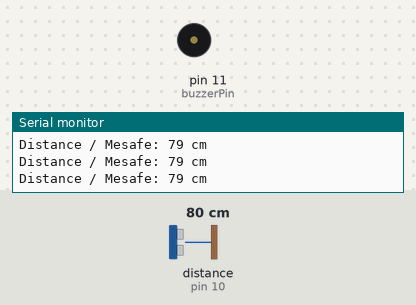
Bench run of a sketch on a simulated Arduino Uno, built with avr-gcc and run on an emulated ATmega328P. Shown: buzzer (waves = sounding), the last lines printed to the serial monitor. Wiring (inferred from the names in the program): ultrasonic range finder: trigger pin 9; echo pin 10. Inputs (shaded band) come from the test bench; at power-on: distance to the obstacle (sensor on pin 10) 80 cm. The echo pulse lasts 58.3 µs per cm.

Above: at 1.2 s.
1.3 s: distance to the obstacle (sensor on pin 10) set to 18 cm
At 2.5 s:
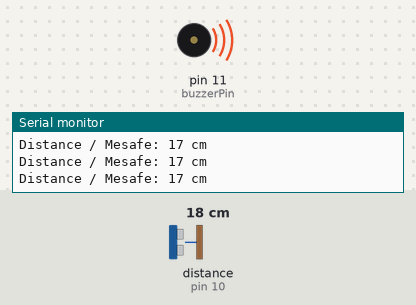
2.8 s: distance to the obstacle (sensor on pin 10) set to 8 cm
At 3.4 s:
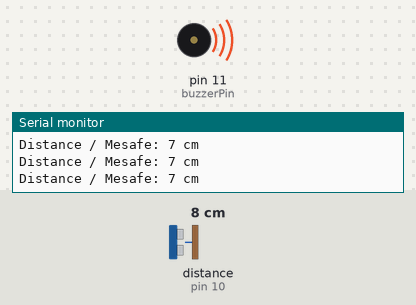
4.3 s: distance to the obstacle (sensor on pin 10) set to 5 cm
At 4.8 s:
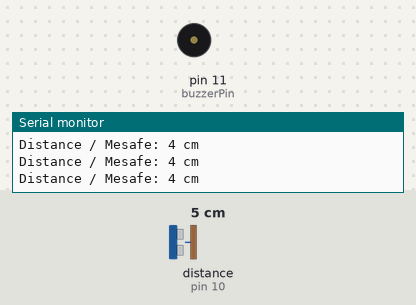
Timing chart, 0 to 7.3 s (numbered marks = the images above; inputs shaded):
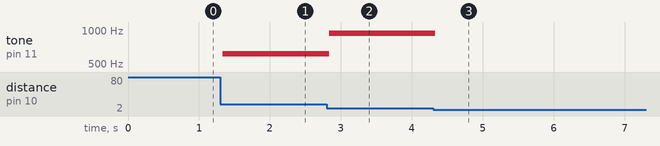

The sketch:

ThereminWithArduino.ino
```cpp
// --- Pin Definitions / Pin Tanımlamaları ---
const int trigPin = 9;    // Trig pin to trigger the sound wave / Ses dalgasını tetiklemek için Trig pini
const int echoPin = 10;   // Echo pin to receive the reflected wave / Yansıyan dalgayı almak için Echo pini
const int buzzerPin = 11; // Pin connected to the buzzer / Buzzer'ın bağlı olduğu pin

long duration; // Variable to store travel time of the wave / Dalganın gidiş-dönüş süresi için değişken
int distance;  // Variable to store calculated distance / Hesaplanan mesafe için değişken
int toneFreq;  // Variable for the frequency of the sound / Sesin frekansı için değişken

void setup() {
  // Set pin modes / Pin modlarını ayarlıyoruz
  pinMode(trigPin, OUTPUT);
  pinMode(echoPin, INPUT);
  pinMode(buzzerPin, OUTPUT);

  // Start serial communication at 9600 baud / Seri haberleşmeyi 9600 hızında başlatıyoruz
  Serial.begin(9600);
}

void loop() {
  // Send a 10-microsecond pulse to trigger the sensor
  // Sensörü tetiklemek için 10 mikrosaniyelik bir sinyal gönderiyoruz
  digitalWrite(trigPin, LOW);
  delayMicroseconds(2);
  digitalWrite(trigPin, HIGH);
  delayMicroseconds(10);
  digitalWrite(trigPin, LOW);

  // Measure the time the wave took to return (in microseconds)
  // Dalganın geri dönme süresini ölçüyoruz (mikrosaniye cinsinden)
  duration = pulseIn(echoPin, HIGH);

  // Calculate the distance in centimeters / Mesafeyi santimetreye çeviriyoruz
  // (Speed of sound = 0.034 cm/us)
  distance = duration * 0.034 / 2;

  // Process movements only between 5cm and 30cm
  // Sadece 5cm ile 30cm arasındaki hareketleri işleyelim
  if (distance > 5 && distance < 30) {

    // Map distance (5-30) to frequency range (1000-200 Hz)
    // Mesafeyi (5-30), frekans aralığına (1000-200 Hz) dönüştürüyoruz
    // Nearer = Higher pitch, Farther = Lower pitch / Yakın = İnce ses, Uzak = Kalın ses
    toneFreq = map(distance, 5, 30, 1000, 200);

    tone(buzzerPin, toneFreq); // Generate the sound / Sesi üret
  } else {
    // Stop sound if distance is out of range / Mesafe aralık dışındaysa sesi durdur
    noTone(buzzerPin);
  }

  // Print the distance to the Serial Monitor / Mesafeyi Seri Port Ekranına yazdır
  Serial.print("Distance / Mesafe: ");
  Serial.print(distance);
  Serial.println(" cm");

  // Small delay for a smoother sound transition / Daha pürüzsüz ses geçişi için kısa bekleme
  delay(50);
}
```

Measured:
- the behaviour switches between 7 and 6 cm on distance to the obstacle (sensor on pin 10) (found by bisection; images 2 and 3)
- after the input at 1.3 s, tone on pin 11 (buzzerPin): silent → 616 Hz at once
- after the input at 2.8 s, tone on pin 11 (buzzerPin): 616 Hz → 936 Hz at once
- after the input at 4.3 s, tone on pin 11 (buzzerPin): 936 Hz → silent at once
